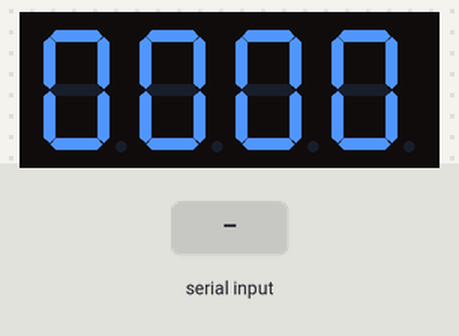
Bench run of a sketch on a simulated Arduino Uno, built with avr-gcc and run on an emulated ATmega328P. On the bench: 4-digit seven-segment display. Wiring (inferred from the names in the program): 4-digit 7-segment display, segments lit when LOW: segments pin 2, pin 3, pin 4, pin 5, pin 6, pin 7, pin 8; digit selects A3, A2, A1, A0. The inputs (shaded band) are chosen by the test bench. The segment pins are drawn as the display they are named for.

Above: at 1.2 s.
1.3 s: "90,45\n" received over Serial
At 2.8 s:
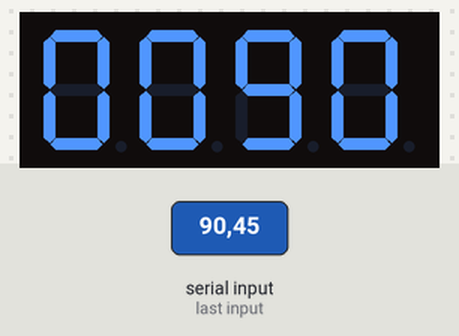
3.8 s: "30,150\n" received over the second serial link
At 4.6 s:
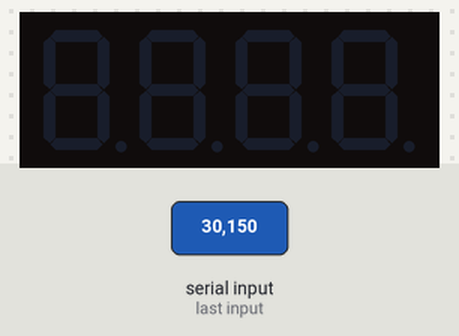
6.3 s: "4\n" received over Serial
At 7.8 s:
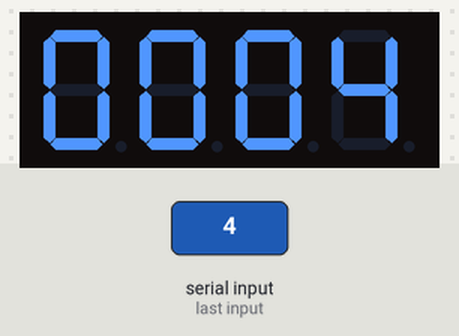
8.8 s: "1\n" received over the second serial link
At 10.4 s:
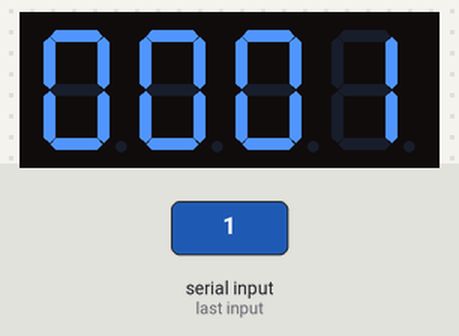
Timing chart, 0 to 11.9 s (numbered marks = the images above; inputs shaded):
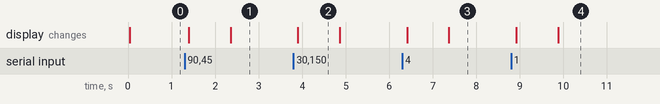

The sketch:

Xbee_blue_ir_receive_two.ino
```cpp
/*  Header File For Timmer */
#include <TimerOne.h>
#include "Timer.h"
Timer t;                  // craete a timer object
int del = 5;              //Set del as 5; the value is the degree of fine tuning for the clock
int timer_event = 0;


/*  Header File For IR */
#include <IRremote.h>
#include <IRremoteInt.h>
decode_results results;
int RECV_PIN = A5;
IRrecv irrecv(RECV_PIN);


/*  Header File For Bluetooth */
#include <SoftwareSerial.h>
SoftwareSerial mySerial(10, 11); // RX, TX


long number = 0;
int first_digit = 0;
int second_digit = 0;
int third_digit = 0;
int fourth_digit = 0;
int digits[4], digits1[4] ;
int count = 0,i,j,k=0;


/* 7 Segment Pin Connection With Arduino */
int a = 8;
int b = 7;
int c = 6;
int d = 5;
int e = 4;
int f = 3;
int g = 2;
//int p = 9;

int CA_1 = A3;
int CA_2 = A2;
int CA_3 = A1;
int CA_4 = A0;

int CAS[4] = {A0,A1,A2,A3};


/* IR Hex Code */
/*const unsigned long hex_code1[10]={0x38C700FF,
                                  0x38C7807F,
                                  0x38C740BF,
                                  0x38C7C03F,
                                  0x38C720DF,
                                  0x38C7A05F,
                                  0x38C7609F,
                                  0x38C7E01F,
                                  0x38C710EF,
                                  0x38C7906F
                                 };*/

const unsigned long hex_code2[10]={0x2FD00FF,
                                  0x2FD807F,
                                  0x2FD40BF,
                                  0x2FDC03F,
                                  0x2FD20DF,
                                  0x2FDA05F,
                                  0x2FD609F,
                                  0x2FDE01F,
                                  0x2FD10EF,
                                  0x2FD906F
                                 };

/*const unsigned long hex_code3[10]={0x40BF00FF,
                                  0x40BF807F,
                                  0x40BF40BF,
                                  0x40BFC03F,
                                  0x40BF20DF,
                                  0x40BFA05F,
                                  0x40BF609F,
                                  0x40BFE01F,
                                  0x40BF10EF,
                                  0x40BF906F
                                 };*/


void setup()
{
  Serial.begin(9600);     //serial start and pin config
  mySerial.begin(9600);   //Bluetooth Serial Configuration

  pinMode(RECV_PIN, INPUT);

  pinMode(CA_1, OUTPUT);
  pinMode(CA_2, OUTPUT);
  pinMode(CA_3, OUTPUT);
  pinMode(CA_4, OUTPUT);

  pinMode(a, OUTPUT);
  pinMode(b, OUTPUT);
  pinMode(c, OUTPUT);
  pinMode(d, OUTPUT);
  pinMode(e, OUTPUT);
  pinMode(f, OUTPUT);
  pinMode(g, OUTPUT);

  display_blank();

  irrecv.enableIRIn(); // Start the receiver

}

void loop()
{
        display_number();
        t.update(); //timer update

        if(Serial.available())
         {
              t.stop(timer_event); //stop timer if anythign to read
              cathode_high(); // blank the screenw

              String s = Serial.readString(); //read the serail value

              number = (long)s.toInt(); //convert it to int

              if(number > 9999)
               {
                  number = 0;
                  break_number(number);
                  timer_event = t.every(1, display_number); // start timer again
               }

              else
               {
                  break_number(number);
                  timer_event = t.every(1, display_number); // start timer again
               }
          }


         if (mySerial.available()) // read from serial
          {
              t.stop(timer_event); //stop timer if anythign to read
              cathode_high(); // blank the screen

              String s = mySerial.readString(); //read the serail value

              number = (long)s.toInt(); //convert it to int

              if(number > 9999)
               {
                  number = 0;
                  break_number(number);
                  timer_event = t.every(1, display_number); // start timer again
               }
              else
               {
                  break_number(number);
                  timer_event = t.every(1, display_number); // start timer again
                }
            }


         if(irrecv.decode(&results))
          {
              //t.stop(timer_event); //stop timer if anythign to read
              //   cathode_high(); // blank the screen

              //Serial.println(results.value,HEX);
              //irrecv.resume();

              //if(results.value!=0x38C730CF)
              if(results.value!=0x2FD30CF)
              //if(results.value!=0x40BF30CF)
              //if((results.value!=0x2FD30CF)|(results.value!=0x38C730CF))
              {
                for(j=0;j<=9;j++)
                  {
                    //if((results.value==hex_code1[j])|(results.value==hex_code2[j]))
                    if(results.value==hex_code2[j])
                      {
                        digits1[k]=j;
                        k++;
                      }
                  }
              }

              else
              {
                if (k !=0)
                  {
                    for(i=0;i<=3;i++)
                      {
                        digits[i] = digits1[i];
                        digits1[i] = 0;
                      }

                    for(i=0; i<k; i++)
                      {
                        int temp = digits[0];
                        for(j=0; j<3; j++)
                          {
                            digits[j]=digits[j+1];
                          }
                            digits[3] = temp;
                      }
                  }
                  k=0;
              }
              irrecv.resume();
          }

}


void break_number(long num)
{
  first_digit = num / 1000;
  digits[0] = first_digit;

  int first_left = num - (first_digit * 1000);

  second_digit = first_left / 100;
  digits[1] = second_digit;
  int second_left = first_left - (second_digit * 100);

  third_digit = second_left / 10;
  digits[2] = third_digit;

  fourth_digit = second_left - (third_digit * 10);
  digits[3] = fourth_digit;
}

void display_number()
{
  clearLEDs();//clear the 7-segment display screen
  pickDigit(0);//Light up 7-segment display d1
  pickNumber(digits[0]);// get the value of d1
  delay(del);//delay 5ms

  clearLEDs();//clear the 7-segment display screen
  pickDigit(1);//Light up 7-segment display d2
  pickNumber(digits[1]);// get the value of d2
  delay(del);//delay 5ms

  clearLEDs();//clear the 7-segment display screen
  pickDigit(2);//Light up 7-segment display d3
  pickNumber(digits[2]);//get the value of d3
  delay(del);//delay 5ms

  clearLEDs();//clear the 7-segment display screen
  pickDigit(3);//Light up 7-segment display d4
  pickNumber(digits[3]);//Get the value of d4
  delay(del);//delay 5ms

  count++;
  if (count == 4)
  {
    count = 0;
  }
}

void display_blank()
{
  //clearLEDs();
  pickDigit(0);
  pickNumber(0);
  //delay(del);

  //clearLEDs();
  pickDigit(1);
  pickNumber(0);
  //delay(del);

  //clearLEDs();
  pickDigit(2);
  pickNumber(0);
  //delay(del);

  //clearLEDs();
  pickDigit(3);
  pickNumber(0);
  //delay(del);
}

void pickDigit(int x) //light up a 7-segment display
{
  digitalWrite(CA_1, HIGH);
  digitalWrite(CA_2, HIGH);
  digitalWrite(CA_3, HIGH);
  digitalWrite(CA_4, HIGH);

  switch(x)
  {
    case 0:
    digitalWrite(CA_1, LOW);//Light d1 up
    break;
    case 1:
    digitalWrite(CA_2, LOW); //Light d2 up
    break;
    case 2:
    digitalWrite(CA_3, LOW); //Light d3 up
    break;
    default:
    digitalWrite(CA_4, LOW); //Light d4 up
    break;
  }
}

void pickNumber(int x)
{
  switch(x)
  {
    default:zero();
    break;

    case 1:one();
    break;

    case 2:two();
    break;

    case 3:three();
    break;

    case 4:four();
    break;

    case 5:five();
    break;

    case 6:six();
    break;

    case 7:seven();
    break;

    case 8:eight();
    break;

    case 9:nine();
    break;
  }
}

void cathode_high()
{ //turn off all 4 digits
  digitalWrite(CA_1, HIGH);
  digitalWrite(CA_2, HIGH);
  digitalWrite(CA_3, HIGH);
  digitalWrite(CA_4, HIGH);
}

void clearLEDs() //clear the 7-segment display screen
{
  digitalWrite(a, HIGH);
  digitalWrite(b, HIGH);
  digitalWrite(c, HIGH);
  digitalWrite(d, HIGH);
  digitalWrite(e, HIGH);
  digitalWrite(f, HIGH);
  digitalWrite(g, HIGH);
//  digitalWrite(p, HIGH);
}

void zero()
{
  digitalWrite(a, HIGH);
  digitalWrite(b, LOW);
  digitalWrite(c, LOW);
  digitalWrite(d, LOW);
  digitalWrite(e, LOW);
  digitalWrite(f, LOW);
  digitalWrite(g, LOW);
}

void one()
{
  digitalWrite(a, HIGH);
  digitalWrite(b, HIGH);
  digitalWrite(c, HIGH);
  digitalWrite(d, HIGH);
  digitalWrite(e, LOW);
  digitalWrite(f, LOW);
  digitalWrite(g, HIGH);
}

void two()
{
  digitalWrite(a, LOW);
  digitalWrite(b, HIGH);
  digitalWrite(c, LOW);
  digitalWrite(d, LOW);
  digitalWrite(e, HIGH);
  digitalWrite(f, LOW);
  digitalWrite(g, LOW);
}
void three()
{
  digitalWrite(a, LOW);
  digitalWrite(b, HIGH);
  digitalWrite(c, HIGH);
  digitalWrite(d, LOW);
  digitalWrite(e, LOW);
  digitalWrite(f, LOW);
  digitalWrite(g, LOW);
}

void four()
{
  digitalWrite(a, LOW);
  digitalWrite(b, LOW);
  digitalWrite(c, HIGH);
  digitalWrite(d, HIGH);
  digitalWrite(e, LOW);
  digitalWrite(f, LOW);
  digitalWrite(g, HIGH);
}

void five()
{
  digitalWrite(a, LOW);
  digitalWrite(b, LOW);
  digitalWrite(c, HIGH);
  digitalWrite(d, LOW);
  digitalWrite(e, LOW);
  digitalWrite(f, HIGH);
  digitalWrite(g, LOW);
}

void six()
{
  digitalWrite(a, LOW);
  digitalWrite(b, LOW);
  digitalWrite(c, LOW);
  digitalWrite(d, LOW);
  digitalWrite(e, LOW);
  digitalWrite(f, HIGH);
  digitalWrite(g, LOW);
}

void seven()
{
  digitalWrite(a, HIGH);
  digitalWrite(b, HIGH);
  digitalWrite(c, HIGH);
  digitalWrite(d, HIGH);
  digitalWrite(e, LOW);
  digitalWrite(f, LOW);
  digitalWrite(g, LOW);
}

void eight()
{
  digitalWrite(a, LOW);
  digitalWrite(b, LOW);
  digitalWrite(c, LOW);
  digitalWrite(d, LOW);
  digitalWrite(e, LOW);
  digitalWrite(f, LOW);
  digitalWrite(g, LOW);
}

void nine()
{
  digitalWrite(a, LOW);
  digitalWrite(b, LOW);
  digitalWrite(c, HIGH);
  digitalWrite(d, LOW);
  digitalWrite(e, LOW);
  digitalWrite(f, LOW);
  digitalWrite(g, LOW);
}
```

Measured:
- after the input at 1.3 s, the display: first changes after 0.10 s (image 1 shows a later state)
- after the input at 3.8 s, the display: changes after 0.10 s (image 2)
- after the input at 6.3 s, the display: first changes after 0.12 s (image 3 shows a later state)
- after the input at 8.8 s, the display: first changes after 0.12 s (image 4 shows a later state)
- what the display in image 2 shows lasts 1.0 s, from 3.9 s to 4.9 s
